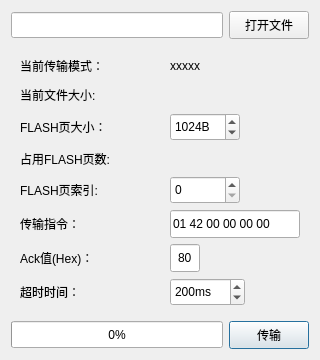
<?xml version="1.0" encoding="UTF-8"?>
<ui version="4.0">
 <class>SendW25Qxx</class>
 <widget class="QDialog" name="SendW25Qxx">
  <property name="geometry">
   <rect>
    <x>0</x>
    <y>0</y>
    <width>320</width>
    <height>360</height>
   </rect>
  </property>
  <property name="windowTitle">
   <string>Dialog</string>
  </property>
  <layout class="QGridLayout" name="gridLayout_2">
   <item row="2" column="0">
    <widget class="QProgressBar" name="progressBar">
     <property name="minimumSize">
      <size>
       <width>0</width>
       <height>27</height>
      </size>
     </property>
     <property name="value">
      <number>0</number>
     </property>
     <property name="textVisible">
      <bool>true</bool>
     </property>
     <property name="orientation">
      <enum>Qt::Orientation::Horizontal</enum>
     </property>
     <property name="invertedAppearance">
      <bool>false</bool>
     </property>
     <property name="textDirection">
      <enum>QProgressBar::Direction::TopToBottom</enum>
     </property>
    </widget>
   </item>
   <item row="2" column="1">
    <widget class="QPushButton" name="btn_transmit">
     <property name="sizePolicy">
      <sizepolicy hsizetype="Fixed" vsizetype="Fixed">
       <horstretch>0</horstretch>
       <verstretch>0</verstretch>
      </sizepolicy>
     </property>
     <property name="minimumSize">
      <size>
       <width>80</width>
       <height>28</height>
      </size>
     </property>
     <property name="maximumSize">
      <size>
       <width>80</width>
       <height>16777215</height>
      </size>
     </property>
     <property name="text">
      <string>传输</string>
     </property>
     <property name="icon">
      <iconset>
       <normaloff>:/picture/download.ico</normaloff>:/picture/download.ico</iconset>
     </property>
    </widget>
   </item>
   <item row="0" column="0">
    <widget class="QLineEdit" name="lineEdit_filePath">
     <property name="minimumSize">
      <size>
       <width>0</width>
       <height>26</height>
      </size>
     </property>
    </widget>
   </item>
   <item row="0" column="1">
    <widget class="QPushButton" name="btn_openFile">
     <property name="minimumSize">
      <size>
       <width>80</width>
       <height>28</height>
      </size>
     </property>
     <property name="maximumSize">
      <size>
       <width>80</width>
       <height>16777215</height>
      </size>
     </property>
     <property name="text">
      <string>打开文件</string>
     </property>
     <property name="icon">
      <iconset theme="QIcon::ThemeIcon::FolderOpen"/>
     </property>
    </widget>
   </item>
   <item row="1" column="0" colspan="2">
    <widget class="QWidget" name="widget" native="true">
     <layout class="QGridLayout" name="gridLayout">
      <item row="6" column="1">
       <widget class="QLineEdit" name="lineEdit_ack">
        <property name="sizePolicy">
         <sizepolicy hsizetype="Fixed" vsizetype="Fixed">
          <horstretch>0</horstretch>
          <verstretch>0</verstretch>
         </sizepolicy>
        </property>
        <property name="minimumSize">
         <size>
          <width>30</width>
          <height>28</height>
         </size>
        </property>
        <property name="maximumSize">
         <size>
          <width>30</width>
          <height>16777215</height>
         </size>
        </property>
        <property name="text">
         <string>80</string>
        </property>
        <property name="cursorPosition">
         <number>2</number>
        </property>
        <property name="alignment">
         <set>Qt::AlignmentFlag::AlignCenter</set>
        </property>
       </widget>
      </item>
      <item row="1" column="0">
       <widget class="QLabel" name="label_6">
        <property name="text">
         <string>当前文件大小:</string>
        </property>
       </widget>
      </item>
      <item row="7" column="0">
       <widget class="QLabel" name="label_5">
        <property name="sizePolicy">
         <sizepolicy hsizetype="Minimum" vsizetype="Preferred">
          <horstretch>0</horstretch>
          <verstretch>0</verstretch>
         </sizepolicy>
        </property>
        <property name="text">
         <string>超时时间：</string>
        </property>
       </widget>
      </item>
      <item row="1" column="1">
       <widget class="QLabel" name="label_fileSize">
        <property name="text">
         <string/>
        </property>
       </widget>
      </item>
      <item row="5" column="1">
       <widget class="QLineEdit" name="lineEdit_cmd">
        <property name="sizePolicy">
         <sizepolicy hsizetype="Preferred" vsizetype="Fixed">
          <horstretch>0</horstretch>
          <verstretch>0</verstretch>
         </sizepolicy>
        </property>
        <property name="minimumSize">
         <size>
          <width>130</width>
          <height>28</height>
         </size>
        </property>
        <property name="maximumSize">
         <size>
          <width>175</width>
          <height>16777215</height>
         </size>
        </property>
        <property name="text">
         <string>01 42 00 00 00 00</string>
        </property>
        <property name="alignment">
         <set>Qt::AlignmentFlag::AlignLeading|Qt::AlignmentFlag::AlignLeft|Qt::AlignmentFlag::AlignVCenter</set>
        </property>
       </widget>
      </item>
      <item row="0" column="0">
       <widget class="QLabel" name="label">
        <property name="sizePolicy">
         <sizepolicy hsizetype="Minimum" vsizetype="Preferred">
          <horstretch>0</horstretch>
          <verstretch>0</verstretch>
         </sizepolicy>
        </property>
        <property name="text">
         <string>当前传输模式：</string>
        </property>
       </widget>
      </item>
      <item row="4" column="1">
       <widget class="QSpinBox" name="spinBox_flashPageIdx">
        <property name="sizePolicy">
         <sizepolicy hsizetype="Fixed" vsizetype="Fixed">
          <horstretch>0</horstretch>
          <verstretch>0</verstretch>
         </sizepolicy>
        </property>
        <property name="minimumSize">
         <size>
          <width>70</width>
          <height>28</height>
         </size>
        </property>
        <property name="maximumSize">
         <size>
          <width>70</width>
          <height>16777215</height>
         </size>
        </property>
        <property name="suffix">
         <string/>
        </property>
        <property name="minimum">
         <number>0</number>
        </property>
        <property name="maximum">
         <number>32767</number>
        </property>
        <property name="singleStep">
         <number>1</number>
        </property>
        <property name="value">
         <number>0</number>
        </property>
       </widget>
      </item>
      <item row="2" column="0">
       <widget class="QLabel" name="label_2">
        <property name="sizePolicy">
         <sizepolicy hsizetype="Minimum" vsizetype="Preferred">
          <horstretch>0</horstretch>
          <verstretch>0</verstretch>
         </sizepolicy>
        </property>
        <property name="text">
         <string>FLASH页大小：</string>
        </property>
       </widget>
      </item>
      <item row="3" column="0">
       <widget class="QLabel" name="label_8">
        <property name="text">
         <string>占用FLASH页数:</string>
        </property>
       </widget>
      </item>
      <item row="0" column="1">
       <widget class="QLabel" name="label_sendModel">
        <property name="text">
         <string>xxxxx</string>
        </property>
       </widget>
      </item>
      <item row="3" column="1">
       <widget class="QLabel" name="label_flashPageCnt">
        <property name="text">
         <string/>
        </property>
       </widget>
      </item>
      <item row="4" column="0">
       <widget class="QLabel" name="label_7">
        <property name="text">
         <string>FLASH页索引:</string>
        </property>
       </widget>
      </item>
      <item row="6" column="0">
       <widget class="QLabel" name="label_4">
        <property name="sizePolicy">
         <sizepolicy hsizetype="Minimum" vsizetype="Preferred">
          <horstretch>0</horstretch>
          <verstretch>0</verstretch>
         </sizepolicy>
        </property>
        <property name="text">
         <string>Ack值(Hex)：</string>
        </property>
       </widget>
      </item>
      <item row="2" column="1">
       <widget class="QSpinBox" name="spinBox_flashPageSize">
        <property name="sizePolicy">
         <sizepolicy hsizetype="Fixed" vsizetype="Fixed">
          <horstretch>0</horstretch>
          <verstretch>0</verstretch>
         </sizepolicy>
        </property>
        <property name="minimumSize">
         <size>
          <width>70</width>
          <height>28</height>
         </size>
        </property>
        <property name="maximumSize">
         <size>
          <width>70</width>
          <height>16777215</height>
         </size>
        </property>
        <property name="suffix">
         <string>B</string>
        </property>
        <property name="minimum">
         <number>256</number>
        </property>
        <property name="maximum">
         <number>4096</number>
        </property>
        <property name="singleStep">
         <number>256</number>
        </property>
        <property name="value">
         <number>1024</number>
        </property>
       </widget>
      </item>
      <item row="5" column="0">
       <widget class="QLabel" name="label_3">
        <property name="sizePolicy">
         <sizepolicy hsizetype="Minimum" vsizetype="Preferred">
          <horstretch>0</horstretch>
          <verstretch>0</verstretch>
         </sizepolicy>
        </property>
        <property name="text">
         <string>传输指令：</string>
        </property>
       </widget>
      </item>
      <item row="7" column="1">
       <widget class="QSpinBox" name="spinBox_timeout">
        <property name="sizePolicy">
         <sizepolicy hsizetype="Fixed" vsizetype="Fixed">
          <horstretch>0</horstretch>
          <verstretch>0</verstretch>
         </sizepolicy>
        </property>
        <property name="minimumSize">
         <size>
          <width>75</width>
          <height>28</height>
         </size>
        </property>
        <property name="maximumSize">
         <size>
          <width>70</width>
          <height>16777215</height>
         </size>
        </property>
        <property name="suffix">
         <string>ms</string>
        </property>
        <property name="minimum">
         <number>100</number>
        </property>
        <property name="maximum">
         <number>1000</number>
        </property>
        <property name="singleStep">
         <number>100</number>
        </property>
        <property name="stepType">
         <enum>QAbstractSpinBox::StepType::AdaptiveDecimalStepType</enum>
        </property>
        <property name="value">
         <number>200</number>
        </property>
       </widget>
      </item>
     </layout>
    </widget>
   </item>
  </layout>
 </widget>
 <resources>
  <include location="../../assets/assets.qrc"/>
 </resources>
 <connections/>
</ui>
